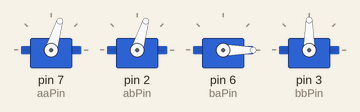
Bench run of a sketch on a simulated Arduino Uno, built with avr-gcc and run on an emulated ATmega328P. Shown: 4 × servo.

Above: at 0.05 s.
At 0.25 s:
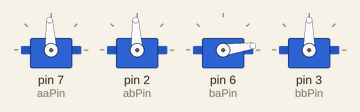
At 0.5 s:
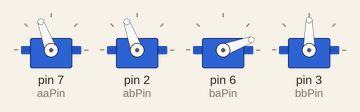
At 0.7 s:
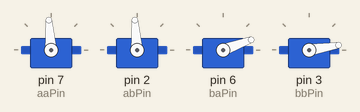
At 0.95 s:
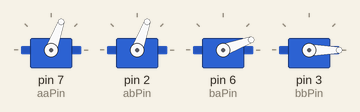
Timing chart, 0 to 3.0 s (numbered marks = the images above):
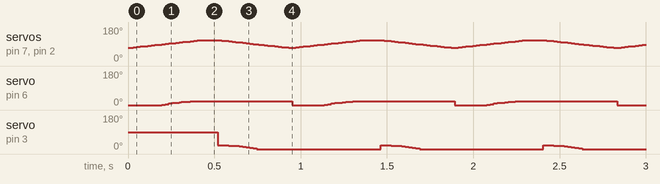

Measured:
- by itself, servo on pin 6 (baPin): repeats every 0.94 s: 5° 0.02 s, 8° 0.02 s, 11° 0.02 s, 13° 0.02 s, 15° 0.01 s, 16° 0.03 s, 18° 0.02 s, 19° 0.05 s, 20° 0.54 s, 0° 0.18 s, 2° 0.02 s
- by itself, servo on pin 3 (bbPin): repeats every 0.94 s: 19° 0.04 s, 18° 0.02 s, 17° 0.02 s, 16° 0.02 s, 14° 0.02 s, 12° 0.02 s, 9° 0.02 s, 7° 0.02 s, 4° 0.02 s, 0° 0.72 s, 20° 0.02 s

The sketch:

RoboBuddy.ino
```cpp
#include <Servo.h>

Servo aa;
Servo ab;
Servo ba;
Servo bb;
int aaPin = 7;
int abPin = 2;
int baPin = 6;
int bbPin = 3;

void setup(){
  aa.attach(aaPin);
  ab.attach(abPin);
  ba.attach(baPin);
  bb.attach(bbPin);
}
int i;
int b;
void loop(){
  i = 0;
  for(i = 0; i <= 40; i ++){
    int x = 70 + i;
    aa.write(x);
    int y = 70 + i;
    ab.write(y);
    int a = 20 - pow((0.2*i-8), 2);
    if(a >= 0){
      b = a;
    }
    ba.write(b);
    delay(10);
  }
  delay(100);
  for(i = 40; i >= 0; i --){
    int x = 70 + i;
    aa.write(x);
    int y = 70 + i;
    ab.write(y);
    int a = 20 - pow((0.2*i-8), 2);
    if(a >= 0){
      b = a;
    }
    bb.write(b);
    delay(10);
  }
}
```
